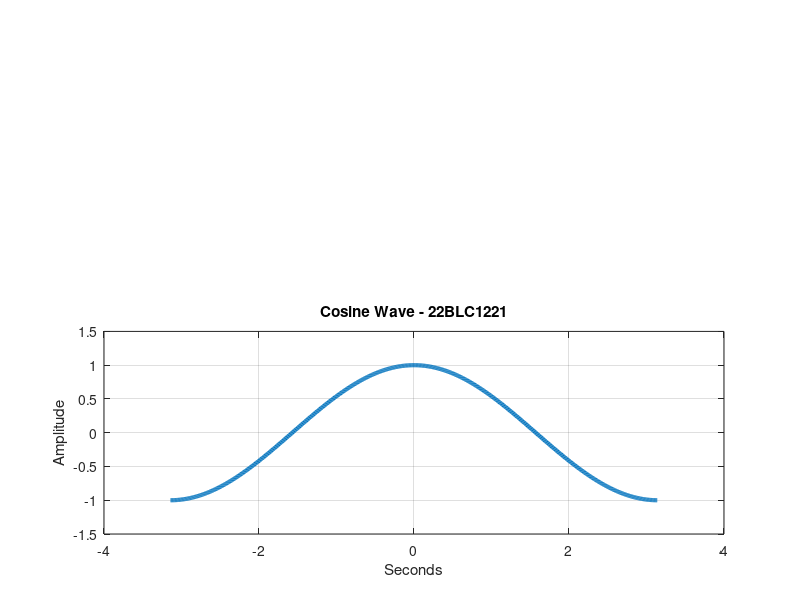

MATLAB code to generate this figure:
clc;
clear all;
close all;
x = -pi:0.01:pi;
z = cos(x);
subplot(212);
plot(x, z, 'LineWidth', 3), grid on;
axis([-4 4 -1.5 1.5]);
xlabel('Seconds');
ylabel('Amplitude');
title('Cosine Wave - 22BLC1221');